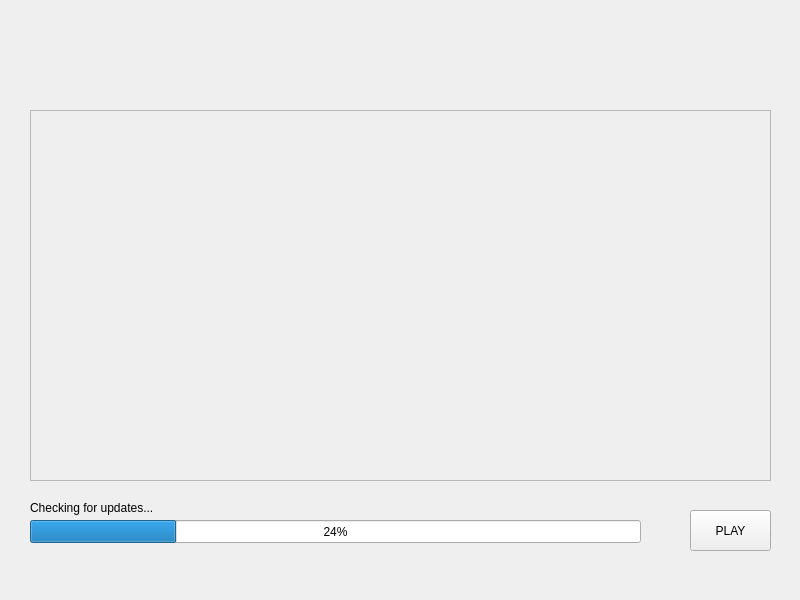
<?xml version="1.0" encoding="UTF-8"?>
<ui version="4.0">
 <class>MainWindow</class>
 <widget class="QMainWindow" name="MainWindow">
  <property name="geometry">
   <rect>
    <x>0</x>
    <y>0</y>
    <width>800</width>
    <height>600</height>
   </rect>
  </property>
  <property name="windowTitle">
   <string>MainWindow</string>
  </property>
  <widget class="QWidget" name="centralwidget">
   <widget class="QPushButton" name="pushButton">
    <property name="geometry">
     <rect>
      <x>690</x>
      <y>510</y>
      <width>81</width>
      <height>41</height>
     </rect>
    </property>
    <property name="text">
     <string>PLAY</string>
    </property>
   </widget>
   <widget class="QFrame" name="frame">
    <property name="geometry">
     <rect>
      <x>30</x>
      <y>110</y>
      <width>741</width>
      <height>371</height>
     </rect>
    </property>
    <property name="frameShape">
     <enum>QFrame::Shape::StyledPanel</enum>
    </property>
    <property name="frameShadow">
     <enum>QFrame::Shadow::Raised</enum>
    </property>
   </widget>
   <widget class="QLabel" name="label">
    <property name="geometry">
     <rect>
      <x>30</x>
      <y>500</y>
      <width>131</width>
      <height>16</height>
     </rect>
    </property>
    <property name="text">
     <string>Checking for updates...</string>
    </property>
   </widget>
   <widget class="QProgressBar" name="progressBar">
    <property name="geometry">
     <rect>
      <x>30</x>
      <y>520</y>
      <width>611</width>
      <height>23</height>
     </rect>
    </property>
    <property name="value">
     <number>24</number>
    </property>
   </widget>
  </widget>
 </widget>
 <resources/>
 <connections/>
</ui>
